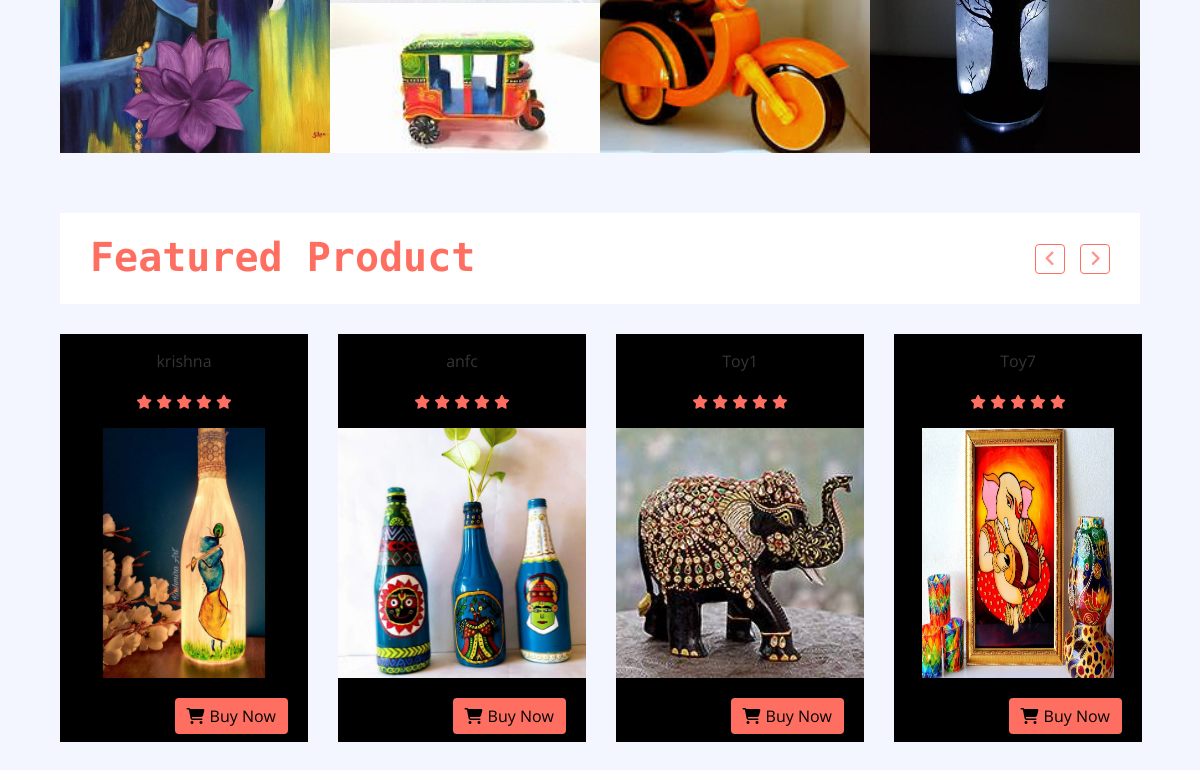
The app's page /Toys/home/ (signed in, lower part), older data.
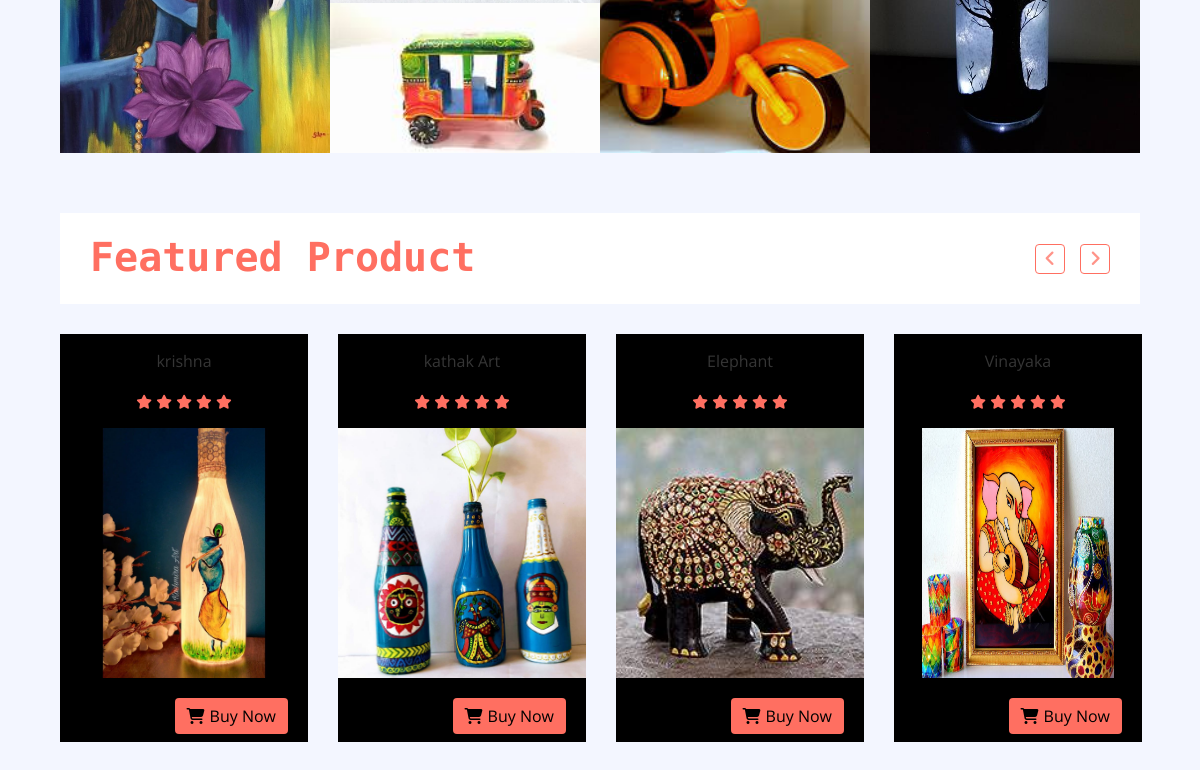
The same page, newer data.
### Toys/models.py (models this page shows, shortened)
class Product(models.Model):
	Name=models.CharField(max_length=20,unique=True)
	Image = models.ImageField(upload_to='images/',unique=True)
	Price=models.IntegerField()
	Category=models.CharField(choices = CATEGORY_CHOICES, max_length=20)
	Description = models.TextField()
	Quantity = models.IntegerField()

### Toys/views.py (the view)
# urls.py: 2. Add a URL to urlpatterns:  path('', views.home, name='home')
def home(req):
	ad=False
	if req.user.is_authenticated:
		if req.user.is_admin:
			ad = True
		data = Product.objects.all()[:10]
		return render(req,'index.html',{'data':data,'ad':ad})
	return redirect('login')

### Toys/templates/index.html (shortened to what this page needs)
{% load static %}
<!DOCTYPE html>
<html lang="en">
    <head>
        <link href="https://maxcdn.bootstrapcdn.com/font-awesome/4.2.0/css/font-awesome.min.css" rel="stylesheet">
         <link href="https://netdna.bootstrapcdn.com/font-awesome/4.0.3/css/font-awesome.min.css" rel="stylesheet">
         <link rel="stylesheet" href="https://cdnjs.cloudflare.com/ajax/libs/font-awesome/4.7.0/css/font-awesome.min.css">
         <link rel="stylesheet" href="https://cdn.jsdelivr.net/npm/@fortawesome/fontawesome-free@5.15.3/css/fontawesome.min.css">
        <link href="https://stackpath.bootstrapcdn.com/bootstrap/4.4.1/css/bootstrap.min.css" rel="stylesheet">
        <link href="static https://cdnjs.cloudflare.com/ajax/libs/font-awesome/5.10.0/css/all.min.css" rel="stylesheet">
        <link href="{% static 'lib/slick/slick.css' %}" rel="stylesheet">
        <link href="{% static 'lib/slick/slick-theme.css' %}" rel="stylesheet">
        <link href="{% static 'style.css' %}" rel="stylesheet" type="text/css">
           </head>
    <body>
    <br>
                                    <br>
        <br><br>
        <div class="category">
            <div class="container-fluid">
                <div class="row">
                    <div class="col-md-3">
                        <div class="category-item ch-400">
                            <img src="{% static 'images/p3.jpg' %}" />
                        </div>
                    </div>
                    <div class="col-md-3">
                        <div class="category-item ch-150">
                            <img src="{% static 'images/h5.jpg' %}" />
                        </div>
                    </div>
                    <div class="col-md-3">
                        <div class="category-item ch-250">
                            <img src="{% static 'images/h12.jpg' %}" />
                        </div>
                    </div>
                    <div class="col-md-3">
                        <div class="category-item ch-400">
                            <img src="{% static 'images/b2.jpg' %}" />
                        </div>
                    </div>
                </div>
            </div>
        </div>
        <div class="featured-product product">
            <div class="container-fluid">
                <div class="section-header">
                    <h1>Featured Product</h1>
                </div>
                <div class="row align-items-center product-slider product-slider-4">
                    {% for prod in data%}
                    <div class="col-lg-1">
                        <div class="product-item">
                            <div class="product-title">
                                <p>{{prod.Name}}</p>
                                <div class="ratting">
                                    <i class="fa fa-star"></i>
                                    <i class="fa fa-star"></i>
                                    <i class="fa fa-star"></i>
                                    <i class="fa fa-star"></i>
                                    <i class="fa fa-star"></i>
                                </div>
                            </div>
                            <div class="product-image">
                                <a href="product-detail.html">
                                    <img src="{{ prod.Image.url}}" alt="Product Image"style="height:250px">
                                </a>
                            </div>
                            <div class="product-price">
                                <a class="btn" href="{% url 'cartAdd' prod.id%}"><i class="fa fa-shopping-cart"></i>Buy Now</a>
                            </div>
                        </div>
                    </div>
                    {%endfor%}
                     </div>
                </div>
            </div>
    </body>
</html>

Row changes from the older to the newer data that the page shows:
changed Product: Name "anfc" → "kathak Art"
changed Product: Name "Toy1" → "Elephant"
changed Product: Name "Toy7" → "Vinayaka"
